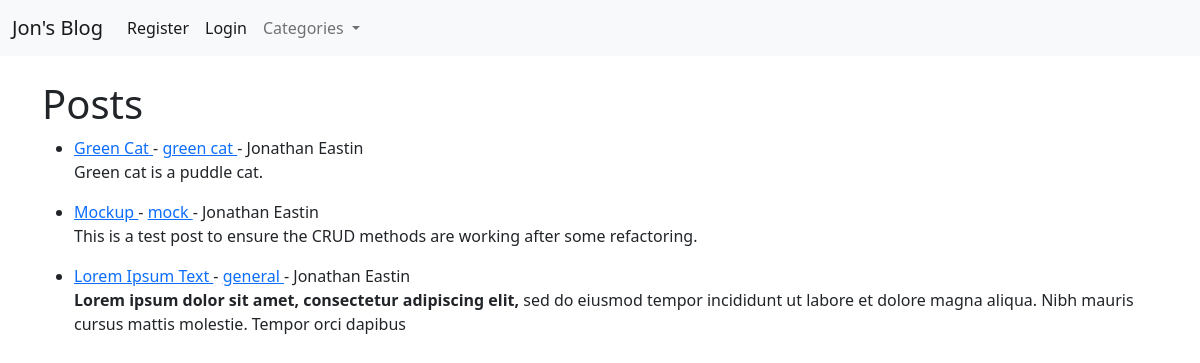
The app's page /, older data.
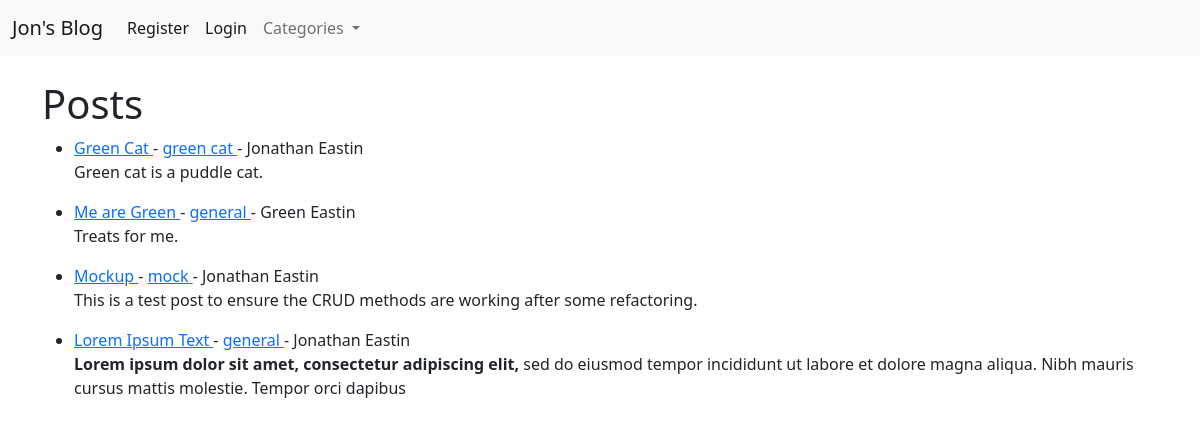
The same page, newer data.
### JonsBlog/models.py (models this page shows, shortened)
class Post(models.Model):
    title = models.CharField(max_length=255, default="Jon's Blog")
    title_tag = models.CharField(max_length=255)
    author = models.ForeignKey(User, on_delete=models.CASCADE)
    body = models.TextField()
    publication_date = models.DateField(auto_now_add=True)
    publication_time = models.TimeField(auto_now_add=True)
    category = models.CharField(max_length=255, default="general")
    likes = models.ManyToManyField(User, related_name='blog_posts')

### JonsBlog/views.py (the view)
# urls.py: path('', HomeView.as_view(), name="home"),
class HomeView(ListView):
    model = Post
    template_name = 'home.html'
    ordering = ['-publication_time']
    def get_context_data(self, *args, **kwargs):
        cat_menu = Category.objects.all()
        context = super(HomeView, self).get_context_data(*args, **kwargs)
        context["cat_menu"] = cat_menu
        return context

### JonsBlog/models.py (called while the page is built)
    def __str__(self):
        return self.name

### JonsBlog/templates/home.html (shortened to what this page needs)
{% extends 'base.html' %}
{% block content %}
<h1>Posts</h1>
{% for post in object_list %}
    <ul>
        <li>
            <a href="{% url 'article-detail' post.pk %}">
				{{ post.title }}
			</a>
			-
			<a href="{% url 'category' post.category|slugify %}">
				{{ post.category }}
			</a>
            - {{ post.author.first_name }}
            {{ post.author.last_name }}
			<br />
            {{ post.body|slice:":200"|safe }}
        </li>
    </ul>
{% endfor %}
{% endblock %}

Row changes from the older to the newer data that the page shows:
added Post: title "Me are Green", category "general", author.first_name "Green", author.last_name "Eastin", body "Treats for me."
